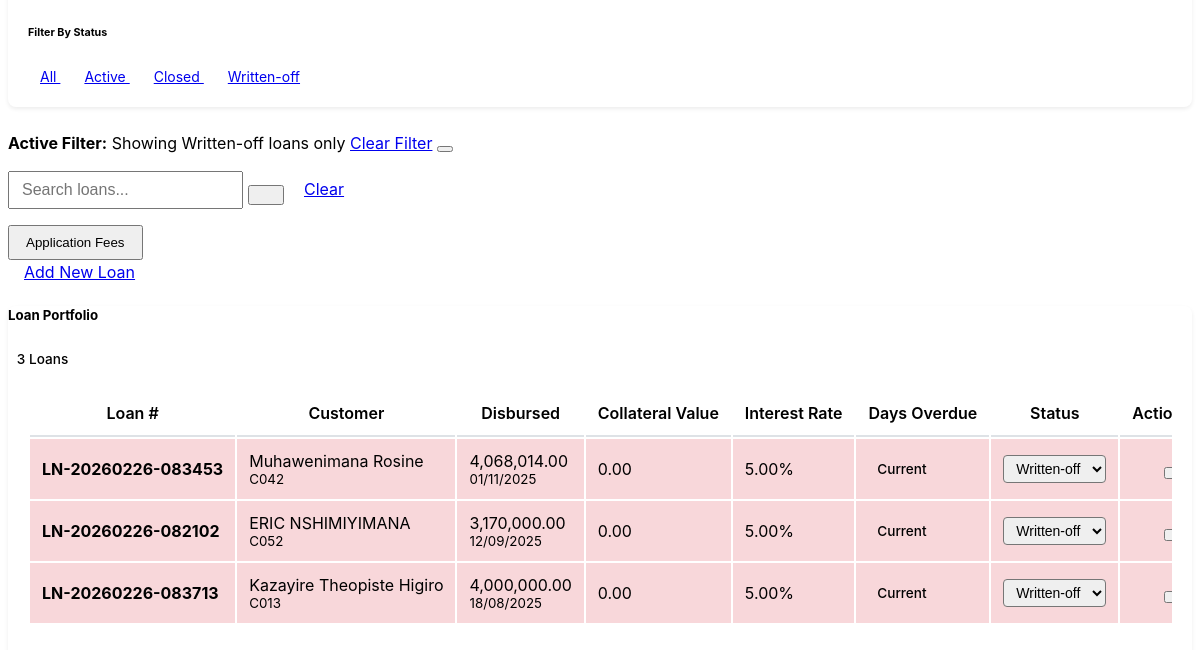
Page /app.cbfinance.rw/modules/loans.php?page=loans&status=Written-off (lower part) on the earlier database version.
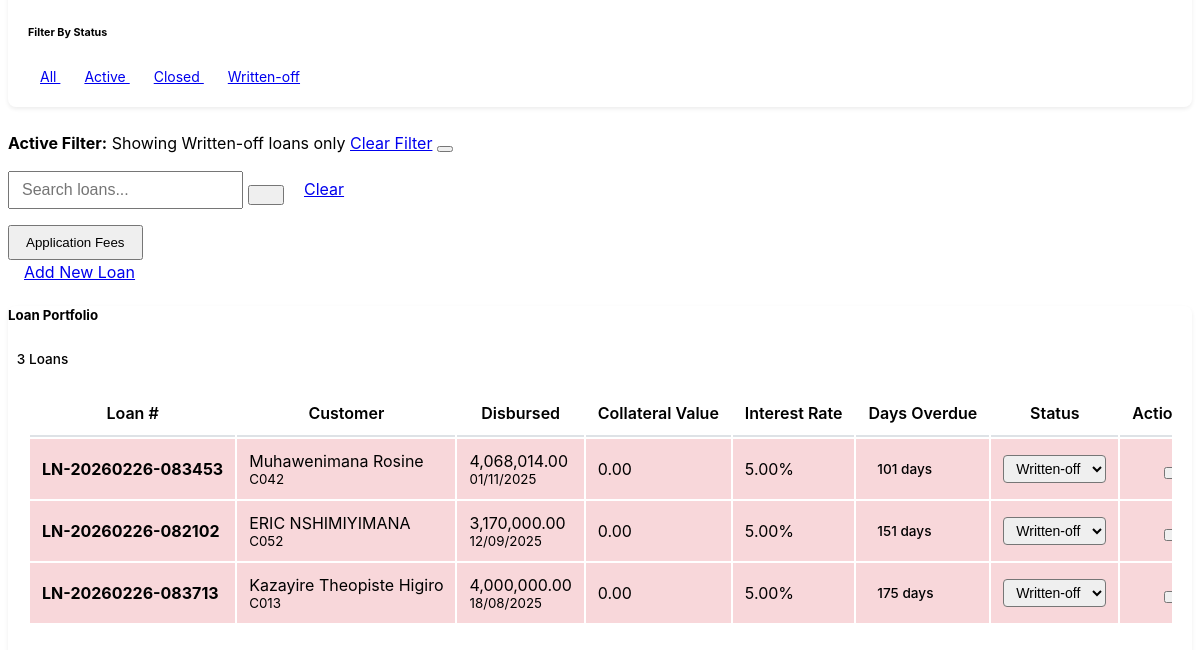
Same page on the later database version.
### tables this page shows
CREATE TABLE `loan_portfolio` (
  `loan_id` int(11) NOT NULL,
  `customer_id` int(11) NOT NULL,
  `loan_number` varchar(50) NOT NULL,
  `loan_amount` decimal(15,2) NOT NULL DEFAULT '0.00' COMMENT 'Principal amount given to customer',
  `management_fee_rate` decimal(5,2) NOT NULL DEFAULT '5.50' COMMENT 'Management fee percentage (5.5%)',
  `management_fee_amount` decimal(15,2) NOT NULL DEFAULT '0.00' COMMENT 'Management fee (5.5% of loan amount)',
  `total_disbursed` decimal(15,2) NOT NULL DEFAULT '0.00' COMMENT 'Loan amount + Management fee',
  `interest_rate` decimal(5,2) NOT NULL COMMENT 'Monthly interest rate percentage',
  `number_of_instalments` int(11) NOT NULL,
  `disbursement_date` date NOT NULL,
  `maturity_date` date NOT NULL,
  `total_interest` decimal(15,2) NOT NULL DEFAULT '0.00' COMMENT 'Sum of all interest payments',
  `total_management_fees` decimal(15,2) NOT NULL DEFAULT '0.00' COMMENT 'Total management fees across all instalments',
  `total_payment` decimal(15,2) NOT NULL DEFAULT '0.00' COMMENT 'Total to be paid (principal + interest + mgmt fees)',
  `monthly_payment` decimal(15,2) NOT NULL DEFAULT '0.00' COMMENT 'Fixed monthly payment amount (after 1st instalment)',
  `principal_outstanding` decimal(15,2) NOT NULL DEFAULT '0.00' COMMENT 'Remaining principal balance',
  `interest_outstanding` decimal(15,2) NOT NULL DEFAULT '0.00' COMMENT 'Remaining interest to be paid',
  `total_outstanding` decimal(15,2) NOT NULL DEFAULT '0.00' COMMENT 'Total remaining balance',
  `total_paid` decimal(15,2) NOT NULL DEFAULT '0.00',
  `total_principal_paid` decimal(15,2) NOT NULL DEFAULT '0.00',
  `total_interest_paid` decimal(15,2) NOT NULL DEFAULT '0.00',
  `total_management_fees_paid` decimal(15,2) NOT NULL DEFAULT '0.00',
  `accrued_interest` decimal(15,2) NOT NULL DEFAULT '0.00',
  `accrued_days` int(11) NOT NULL DEFAULT '0',
  `accrued_management_fees` decimal(15,2) NOT NULL DEFAULT '0.00',
  `deferred_management_fees` decimal(15,2) NOT NULL DEFAULT '0.00',
  `days_overdue` int(11) NOT NULL DEFAULT '0',
  `penalties` decimal(15,2) NOT NULL DEFAULT '0.00',
  `cash_amount` decimal(15,2) NOT NULL DEFAULT '0.00',
  `bank_amount` decimal(15,2) NOT NULL DEFAULT '0.00',
  `collateral_type` varchar(50) DEFAULT NULL,
  `collateral_description` text,
  `collateral_value` decimal(15,2) DEFAULT '0.00',
  `collateral_net_value` decimal(15,2) DEFAULT '0.00',
  `provisional_rate` decimal(5,2) NOT NULL DEFAULT '1.00',
  `general_provision` decimal(15,2) NOT NULL DEFAULT '0.00',
  `net_book_value` decimal(15,2) NOT NULL DEFAULT '0.00',
  `loan_status` varchar(100) DEFAULT NULL,
  `created_by` int(11) NOT NULL,
  `created_at` timestamp NOT NULL DEFAULT CURRENT_TIMESTAMP,
  `updated_at` timestamp NOT NULL DEFAULT CURRENT_TIMESTAMP ON UPDATE CURRENT_TIMESTAMP,
  `last_provision_date` date DEFAULT NULL,
  `record_date` date DEFAULT NULL,
  `deduct_fee_from_disbursed` decimal(50,6) DEFAULT NULL,
  `is_topup` tinyint(1) NOT NULL DEFAULT '0',
  `topup_type` enum('increasing','decreasing') DEFAULT NULL
);

CREATE TABLE `customers` (
  `customer_id` int(11) NOT NULL,
  `customer_code` varchar(50) NOT NULL,
  `customer_name` varchar(255) NOT NULL,
  `birth_place` text,
  `id_number` varchar(50) NOT NULL,
  `account_number` varchar(50) DEFAULT NULL,
  `occupation` varchar(100) DEFAULT NULL,
  `gender` enum('Male','Female','Other') DEFAULT 'Male',
  `date_of_birth` date DEFAULT NULL,
  `phone` varchar(20) NOT NULL,
  `email` varchar(120) DEFAULT NULL,
  `organization` varchar(150) DEFAULT 'Capital Bridge Finance',
  `father_name` varchar(150) DEFAULT NULL,
  `mother_name` varchar(150) DEFAULT NULL,
  `marriage_type` enum('Single','Married','Divorced') DEFAULT 'Single',
  `spouse` varchar(150) DEFAULT NULL,
  `spouse_id` varchar(50) DEFAULT NULL,
  `spouse_occupation` varchar(100) DEFAULT NULL,
  `spouse_phone` varchar(20) DEFAULT NULL,
  `address` text,
  `location` text,
  `project` varchar(150) DEFAULT NULL,
  `project_location` varchar(150) DEFAULT NULL,
  `caution_location` varchar(150) DEFAULT NULL,
  `loan_type` varchar(50) DEFAULT NULL,
  `created_by` varchar(100) DEFAULT 'admin',
  `created_at` datetime DEFAULT CURRENT_TIMESTAMP,
  `updated_at` datetime DEFAULT CURRENT_TIMESTAMP ON UPDATE CURRENT_TIMESTAMP,
  `is_active` tinyint(1) DEFAULT '1',
  `status` varchar(50) DEFAULT 'Approved',
  `doc_id` varchar(255) DEFAULT NULL COMMENT 'National ID Path',
  `doc_contract` varchar(255) DEFAULT NULL COMMENT 'Work Contract Path',
  `doc_statement` varchar(255) DEFAULT NULL COMMENT 'Bank Statement Path',
  `doc_payslip` varchar(255) DEFAULT NULL COMMENT 'Payslip Path',
  `doc_marital` varchar(255) DEFAULT NULL COMMENT 'Marital Status Cert Path',
  `doc_rdb` varchar(255) DEFAULT NULL COMMENT 'RDB Certificate Path',
  `has_guarantor` enum('Yes','No') DEFAULT 'No',
  `guarantor_name` varchar(150) DEFAULT NULL,
  `guarantor_id` varchar(50) DEFAULT NULL,
  `guarantor_phone` varchar(20) DEFAULT NULL,
  `guarantor_occupation` varchar(100) DEFAULT NULL,
  `tin_number` varchar(20) DEFAULT NULL,
  `risk_rating` varchar(50) DEFAULT NULL,
  `current_balance` decimal(15,2) DEFAULT '0.00',
  `total_loans` decimal(15,2) DEFAULT '0.00',
  `total_paid` decimal(15,2) DEFAULT '0.00',
  `rejection_reason` text,
  `correction_fields` text,
  `admin_note` text,
  `client_resubmitted` tinyint(1) DEFAULT '0',
  `resubmitted_fields` text,
  `total_disbursed` decimal(15,2) NOT NULL DEFAULT '0.00',
  `total_outstanding` decimal(15,2) NOT NULL DEFAULT '0.00',
  `last_loan_date` date DEFAULT NULL,
  `record_date` datetime NOT NULL DEFAULT CURRENT_TIMESTAMP
);

### app.cbfinance.rw/modules/loans.php (the view, shortened to what the changed rows need)
<?php
$conn = getConnection();
$filter_status = isset($_GET['status']) ? $_GET['status'] : 'all';
$query = "SELECT lp.*, c.customer_name, c.customer_code
          FROM loan_portfolio lp
          LEFT JOIN customers c ON lp.customer_id = c.customer_id
          WHERE 1=1";
$params = [];
$types = "";
if (!empty($filter_status) && $filter_status != 'all') {
    $query .= " AND lp.loan_status = ?";
    $params[] = $filter_status;
    $types .= "s";
}
$query .= " ORDER BY lp.record_date DESC";
if (!empty($params)) {
    $stmt = $conn->prepare($query);
    if ($stmt) {
        $stmt->bind_param($types, ...$params);
        $stmt->execute();
        $loans = $stmt->get_result();
    } else {
        $error_message = "Failed to prepare search query: " . $conn->error;
        $loans = false;
    }
} else {
    $loans = $conn->query($query);
}
if ($loans && $loans->num_rows > 0) {
    mysqli_data_seek($loans, 0);
}
if ($loans && $loans->num_rows > 0) {
    mysqli_data_seek($loans, 0);
}
?>
<div class="row">
    <div class="col-12">
        <div class="card">
            <div class="card-body">
                <div class="table-responsive">
                    <table class="table table-hover">
                        <thead>
                            <tr>
                                <th>Loan #</th>
                                <th>Customer</th>
                                <th>Disbursed</th>
                                <th>Collateral Value</th>
                                <th>Interest Rate</th>
                                <th>Days Overdue</th>
                                <th>Status</th>
                                <th>Actions</th>
                            </tr>
                        </thead>
                        <tbody>
                            <?php if ($loans && $loans->num_rows > 0): ?>
                                <?php while ($loan = $loans->fetch_assoc()):
                                    $days_overdue = 0;
                                    $max_overdue_query = "SELECT MAX(days_overdue) as max_days_overdue
                                                         FROM loan_instalments
                                                         WHERE loan_id = ? AND payment_date IS NULL";
                                    $stmt = $conn->prepare($max_overdue_query);
                                    if ($stmt) {
                                        $stmt->bind_param("i", $loan['loan_id']);
                                        $stmt->execute();
                                        $stmt->bind_result($max_days);
                                        $days_overdue = $max_days ? $max_days : 0;
                                    }
                                    $collateral_net_value = floatval($loan['collateral_net_value'] ?? 0);
                                    $row_class = 'loan-row-active';
                                    if ($loan['loan_status'] == 'Closed')       $row_class = 'loan-row-closed';
                                    elseif ($loan['loan_status'] == 'Written-off') $row_class = 'loan-row-written-off';
                                ?>
                                <tr class="<?php echo $row_class; ?>">
                                    <td><strong><?php echo htmlspecialchars($loan['loan_number']); ?></strong></td>
                                    <td>
                                        <?php echo htmlspecialchars($loan['customer_name']); ?><br>
                                        <small class="text-muted"><?php echo htmlspecialchars($loan['customer_code']); ?></small>
                                    </td>
                                    <td>
                                        <?php echo number_format($loan['total_disbursed'], 2); ?><br>
                                        <small class="text-muted"><?php echo date('d/m/Y', strtotime($loan['disbursement_date'])); ?></small>
                                    </td>
                                    <td>
                                        <?php echo number_format($collateral_net_value, 2); ?><br>
                                    </td>
                                    <td><?php echo number_format($loan['interest_rate'], 2); ?>%</td>
                                    <td>
                                        <?php if ($days_overdue > 0): ?>
                                        <span class="badge bg-danger"><?php echo $days_overdue; ?> days</span>
                                        <?php else: ?>
                                        <span class="badge bg-success">Current</span>
                                        <?php endif; ?>
                                    </td>
                                    <td>
                                        <select class="status-select form-select form-select-sm"
                                                data-loan-id="<?php echo $loan['loan_id']; ?>"
                                                onchange="updateLoanStatus(this)">
                                            <option value="Written-off" <?php echo $loan['loan_status'] == 'Written-off' ? 'selected' : ''; ?>>Written-off</option>
                                        </select>
                                    </td>
                                    <td>
                                        <a href="?page=viewloandetails&id=<?php echo intval($loan['loan_id']); ?>"
                                           class="btn btn-sm btn-outline-primary" title="View Loan Details">
                                        </a>
                                        <a href="?page=editloan&id=<?php echo $loan['loan_id']; ?>"
                                           class="btn btn-sm btn-outline-warning" title="Edit">
                                        </a>
                                        <button onclick="confirmDelete(<?php echo $loan['loan_id']; ?>, '<?php echo htmlspecialchars($loan['loan_number']); ?>')"
                                                class="btn btn-sm btn-outline-danger" title="Delete Loan">
                                        </button>
                                    </td>
                                </tr>
                                <?php endwhile; ?>
                            <?php endif; ?>
                        </tbody>
                    </table>
                </div>
            </div>
        </div>
    </div>
</div>

Differences in the rows shown:
changed loan_portfolio "LN-20260226-083453": days_overdue (not shown) → "101"; text "Current" → "days"
changed loan_portfolio "LN-20260226-082102": days_overdue (not shown) → "151"; text "Current" → "days"
changed loan_portfolio "LN-20260226-083713": days_overdue (not shown) → "175"; text "Current" → "days"
